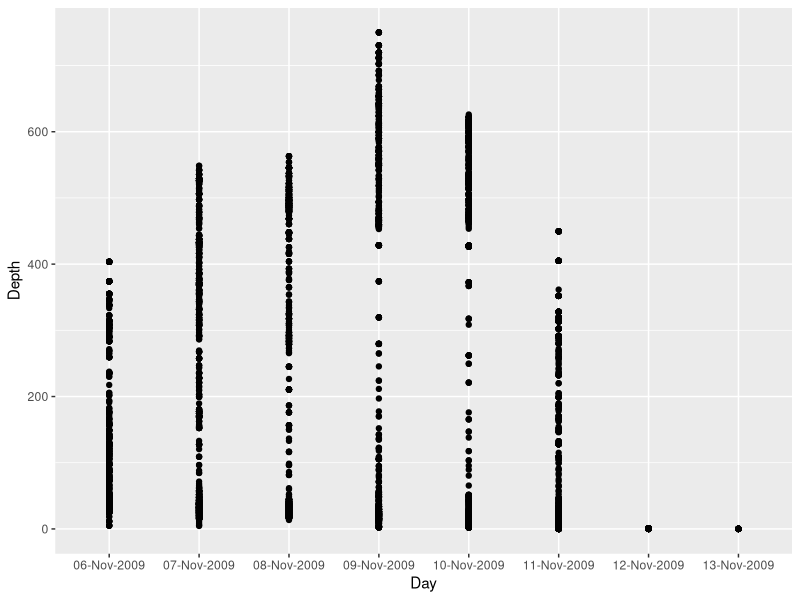
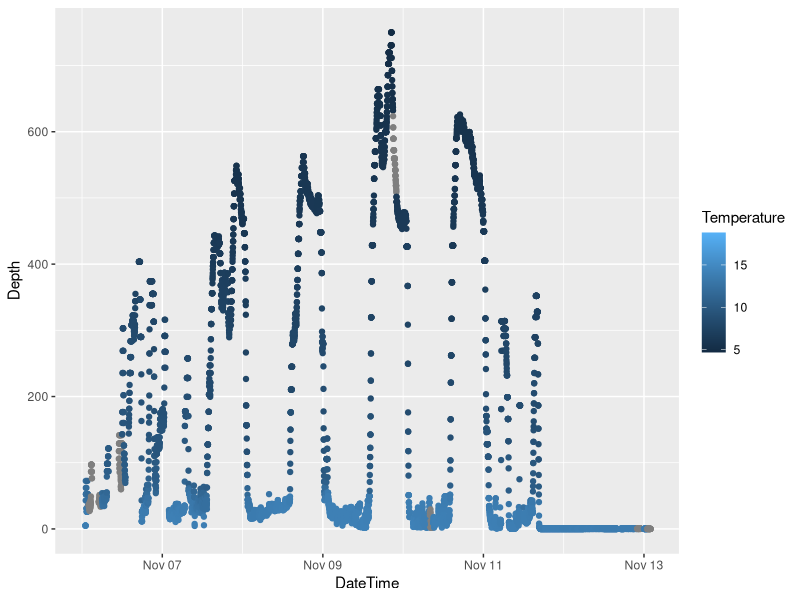
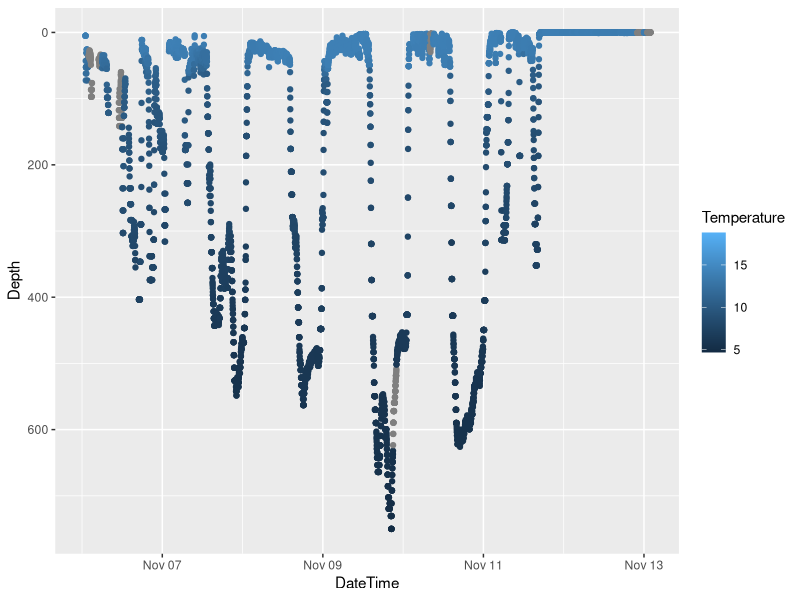

These figures' R source, in order:
## ---- chunk 1
knitr::opts_chunk$set(echo = TRUE)
## ---- chunk 2
library(tidyverse)
library(lubridate)
## ---- chunk 3
d <- readr::read_csv('data/83052-Series.csv', skip = 3)

## little peek of first 6 rows (default)
head(d)

## little peek of last 10 rows 
tail(d, 10)

## quick stats: summary
summary(d)

## quick stats: structure
str(d)
## ---- chunk 4
ggplot(data = d) +
  geom_point(mapping = aes(x = Day, y = Depth))
## ---- chunk 5
d$date_time = dmy_hms(paste(d$Day, d$Time))
dt <-d$date_time

## and here's how you'd do this with the tidyverse, within the d dataframe:
d <- d %>%
  mutate(DateTime = lubridate::dmy_hms(paste(Day, Time)))
## ---- chunk 6
ggplot(data = d) +
  geom_point(mapping = aes(x = DateTime, y = Depth, color = Temperature))
## ---- chunk 7
ggplot(data = d) +
  geom_point(mapping = aes(x = DateTime, y = Depth, color = Temperature)) +
  scale_y_reverse()
